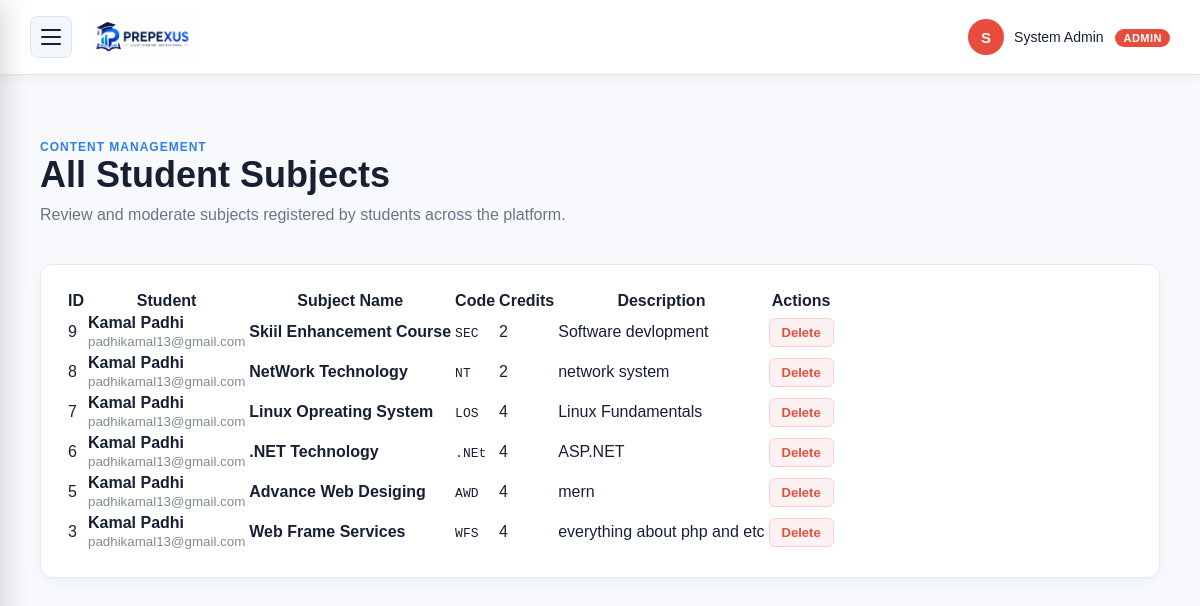
The page /admin/subjects.php (signed in) on the database its author committed.
### tables this page shows
CREATE TABLE `subjects` (
  `id` int(11) NOT NULL,
  `user_id` int(11) NOT NULL,
  `subject_name` varchar(100) NOT NULL,
  `subject_code` varchar(30) NOT NULL,
  `credit` int(11) NOT NULL,
  `description` varchar(255) NOT NULL
);

CREATE TABLE `users` (
  `id` int(11) NOT NULL,
  `name` varchar(100) NOT NULL,
  `email` varchar(100) NOT NULL,
  `password` varchar(255) NOT NULL,
  `course` varchar(50) NOT NULL,
  `semester` varchar(20) NOT NULL,
  `role` enum('student','admin') NOT NULL DEFAULT 'student'
);

### admin/subjects.php (the view, shortened to what this page needs)
<?php
include "../config/database.php";
include "header.php";
$query = "SELECT s.*, u.name as student_name, u.email as student_email
          FROM subjects s
          JOIN users u ON s.user_id = u.id
          ORDER BY s.id DESC";
$subjects_result = mysqli_query($conn, $query);
?>
<main class="dashboard-content">
    <div class="welcome-section">
        <p class="dashboard-small-title">CONTENT MANAGEMENT</p>
        <h1>All Student Subjects</h1>
        <p>Review and moderate subjects registered by students across the platform.</p>
    </div>
    <div class="admin-table-card">
        <div class="subject-table-container">
            <table class="subject-table">
                <thead>
                    <tr>
                        <th>ID</th>
                        <th>Student</th>
                        <th>Subject Name</th>
                        <th>Code</th>
                        <th>Credits</th>
                        <th>Description</th>
                        <th style="text-align: center;">Actions</th>
                    </tr>
                </thead>
                <tbody>
                    <?php while ($s = mysqli_fetch_assoc($subjects_result)) { ?>
                        <tr>
                            <td><?php echo (int) $s['id']; ?></td>
                            <td>
                                <strong><?php echo htmlspecialchars($s['student_name']); ?></strong><br>
                                <small style="color: #7f8c8d;"><?php echo htmlspecialchars($s['student_email']); ?></small>
                            </td>
                            <td><strong><?php echo htmlspecialchars($s['subject_name']); ?></strong></td>
                            <td><code><?php echo htmlspecialchars($s['subject_code']); ?></code></td>
                            <td><?php echo htmlspecialchars($s['credit']); ?></td>
                            <td><?php echo htmlspecialchars($s['description']); ?></td>
                            <td style="text-align: center;">
                                <form method="POST" style="display:inline-block;" onsubmit="return confirm('Delete this subject and all its associated tasks and materials?');">
                                    <button type="submit" name="delete_subject" class="btn-action btn-danger">
                                        Delete
                                    </button>
                                </form>
                            </td>
                        </tr>
                    <?php } ?>
                </tbody>
            </table>
        </div>
    </div>
</main>
<?php include "footer.php"; ?>

### css/style.css (style rules this page uses)
* { box-sizing: border-box; }
html { scroll-behavior: smooth; }
body { margin: 0; padding: 0; font-family: Arial, sans-serif; background-color: #f7f9fc; color: #172033; }
.welcome-section { margin-bottom: 40px; }
.dashboard-small-title { color: #2f80ed; font-size: 12px; font-weight: bold; letter-spacing: 2px; margin-bottom: 10px; }
.welcome-section h1 { font-size: 36px; margin: 0 0 10px; color: #172033; }
.welcome-section p:last-child { color: #68758b; margin: 0; }
.dashboard-content { max-width: 1200px; margin: auto; padding: 65px 40px 80px; }
.dashboard-content .welcome-section { margin-bottom: 40px; }
.dashboard-content .welcome-section h1 { font-size: 36px; margin: 0 0 10px; color: #172033; }
.dashboard-content .welcome-section p:last-child { color: #68758b; margin: 0; }
.dashboard-small-title { margin: 0; color: #2f80ed; font-size: 12px; font-weight: 700; letter-spacing: 1px; }

### admin/header.php (style rules this page uses)
.admin-table-card { background: #ffffff; border: 1px solid #e5eaf2; border-radius: 12px; padding: 24px; box-shadow: 0 4px 14px rgba(20, 40, 70, 0.04); }
.btn-action { padding: 6px 12px; font-size: 13px; font-weight: 600; border-radius: 6px; border: none; cursor: pointer; transition: all 0.2s ease; text-decoration: none; display: inline-flex; align-items: center; gap: 6px; }
.btn-danger { background-color: #fdf2f2; color: #e74c3c; border: 1px solid #fecdcd; }

### rows shown on the page
subjects: id "9", user.name "Kamal Padhi", user.email "padhikamal13@gmail.com", subject_name "Skiil Enhancement Course", subject_code "SEC", credit "2", description "Software devlopment"
subjects: id "8", user.name "Kamal Padhi", user.email "padhikamal13@gmail.com", subject_name "NetWork Technology", subject_code "NT", credit "2", description "network system"
subjects: id "7", user.name "Kamal Padhi", user.email "padhikamal13@gmail.com", subject_name "Linux Opreating System", subject_code "LOS", credit "4", description "Linux Fundamentals"
subjects: id "6", user.name "Kamal Padhi", user.email "padhikamal13@gmail.com", subject_name ".NET Technology", subject_code ".NEt", credit "4", description "ASP.NET"
subjects: id "5", user.name "Kamal Padhi", user.email "padhikamal13@gmail.com", subject_name "Advance Web Desiging", subject_code "AWD", credit "4", description "mern"
subjects: id "3", user.name "Kamal Padhi", user.email "padhikamal13@gmail.com", subject_name "Web Frame Services", subject_code "WFS", credit "4", description "everything about php and etc"

### other values the page prints
initial($admin_name) "S"
$admin_name "System Admin"
